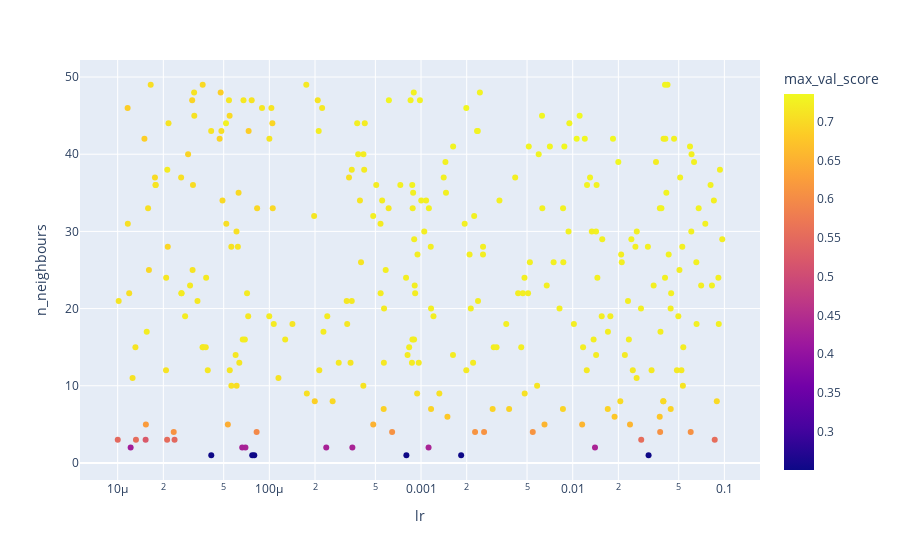

Notebook code for this chart:
### Code cell
round_1_results = pd.read_excel('LUNOT Hyperparameter Search.xlsx', sheet_name='Round 1', index_col=0)
px.scatter(round_1_results, x='lr', log_x=True, y='n_neighbours', color='max_val_score')

### Figure 1 — Plotly figure (JSON) as saved in the notebook; plotly's stock layout.template omitted (floating-point values rounded to 4 significant figures; data arrays with more than 128 entries replaced by an {"elided": "..."} marker saying what was removed)
{"data": [{"hovertemplate": "lr=%{x}<br>n_neighbours=%{y}<br>max_val_score=%{marker.color}<extra></extra>", "legendgroup": "", "marker": {"color": {"elided": "300 float values"}, "coloraxis": "coloraxis", "symbol": "circle"}, "mode": "markers", "name": "", "orientation": "v", "showlegend": false, "type": "scatter", "x": {"elided": "300 float values"}, "xaxis": "x", "y": {"elided": "300 int values"}, "yaxis": "y"}], "layout": {"coloraxis": {"colorbar": {"title": {"text": "max_val_score"}}, "colorscale": [[0, "#0d0887"], [0.1111, "#46039f"], [0.2222, "#7201a8"], [0.3333, "#9c179e"], [0.4444, "#bd3786"], [0.5556, "#d8576b"], [0.6667, "#ed7953"], [0.7778, "#fb9f3a"], [0.8889, "#fdca26"], [1, "#f0f921"]]}, "legend": {"tracegroupgap": 0}, "margin": {"t": 60}, "xaxis": {"anchor": "y", "domain": [0, 1], "title": {"text": "lr"}, "type": "log"}, "yaxis": {"anchor": "x", "domain": [0, 1], "title": {"text": "n_neighbours"}}}}
